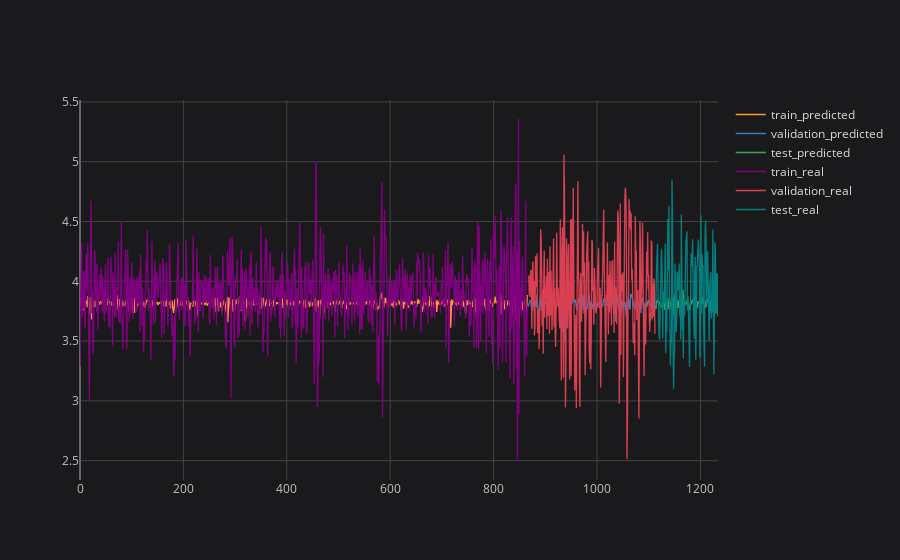

The code cell stored with this chart in its notebook:
### Code cell
# plotting final result
plot_ticker = 'PETR4'
plot_feature = 'Adj Close'

pd.DataFrame.from_dict(final_prediction_results[plot_ticker][plot_feature]).iplot(title=f'{plot_ticker} {plot_feature} {plot_imf}', layout=space)

### Figure 1 — Plotly figure (JSON) as saved in the notebook; plotly's stock layout.template omitted (floating-point values rounded to 4 significant figures; data arrays with more than 128 entries replaced by an {"elided": "..."} marker saying what was removed)
{"data": [{"line": {"color": "rgba(255, 153, 51, 1.0)", "dash": "solid", "shape": "linear", "width": 1.3}, "mode": "lines", "name": "train_predicted", "text": "", "type": "scatter", "x": {"elided": "1235 int values"}, "y": {"elided": "1235 mixed values"}}, {"line": {"color": "rgba(55, 128, 191, 1.0)", "dash": "solid", "shape": "linear", "width": 1.3}, "mode": "lines", "name": "validation_predicted", "text": "", "type": "scatter", "x": {"elided": "1235 int values"}, "y": {"elided": "1235 mixed values"}}, {"line": {"color": "rgba(50, 171, 96, 1.0)", "dash": "solid", "shape": "linear", "width": 1.3}, "mode": "lines", "name": "test_predicted", "text": "", "type": "scatter", "x": {"elided": "1235 int values"}, "y": {"elided": "1235 mixed values"}}, {"line": {"color": "rgba(128, 0, 128, 1.0)", "dash": "solid", "shape": "linear", "width": 1.3}, "mode": "lines", "name": "train_real", "text": "", "type": "scatter", "x": {"elided": "1235 int values"}, "y": {"elided": "1235 mixed values"}}, {"line": {"color": "rgba(219, 64, 82, 1.0)", "dash": "solid", "shape": "linear", "width": 1.3}, "mode": "lines", "name": "validation_real", "text": "", "type": "scatter", "x": {"elided": "1235 int values"}, "y": {"elided": "1235 mixed values"}}, {"line": {"color": "rgba(0, 128, 128, 1.0)", "dash": "solid", "shape": "linear", "width": 1.3}, "mode": "lines", "name": "test_real", "text": "", "type": "scatter", "x": {"elided": "1235 int values"}, "y": {"elided": "1235 mixed values"}}], "layout": {"legend": {"bgcolor": "#1A1A1C", "font": {"color": "#D9D9D9", "size": 12}}, "paper_bgcolor": "#1A1A1C", "plot_bgcolor": "#1A1A1C", "title": {"font": {"color": "#D9D9D9"}, "x": 0.5}, "xaxis": {"gridcolor": "#434343", "showgrid": true, "tickfont": {"color": "#C2C2C2", "size": 12}, "title": {"font": {"color": "#D9D9D9"}}, "zerolinecolor": "#666570"}, "yaxis": {"gridcolor": "#434343", "showgrid": true, "tickfont": {"color": "#C2C2C2", "size": 12}, "title": {"font": {"color": "#D9D9D9"}}, "zerolinecolor": "#666570"}}}
